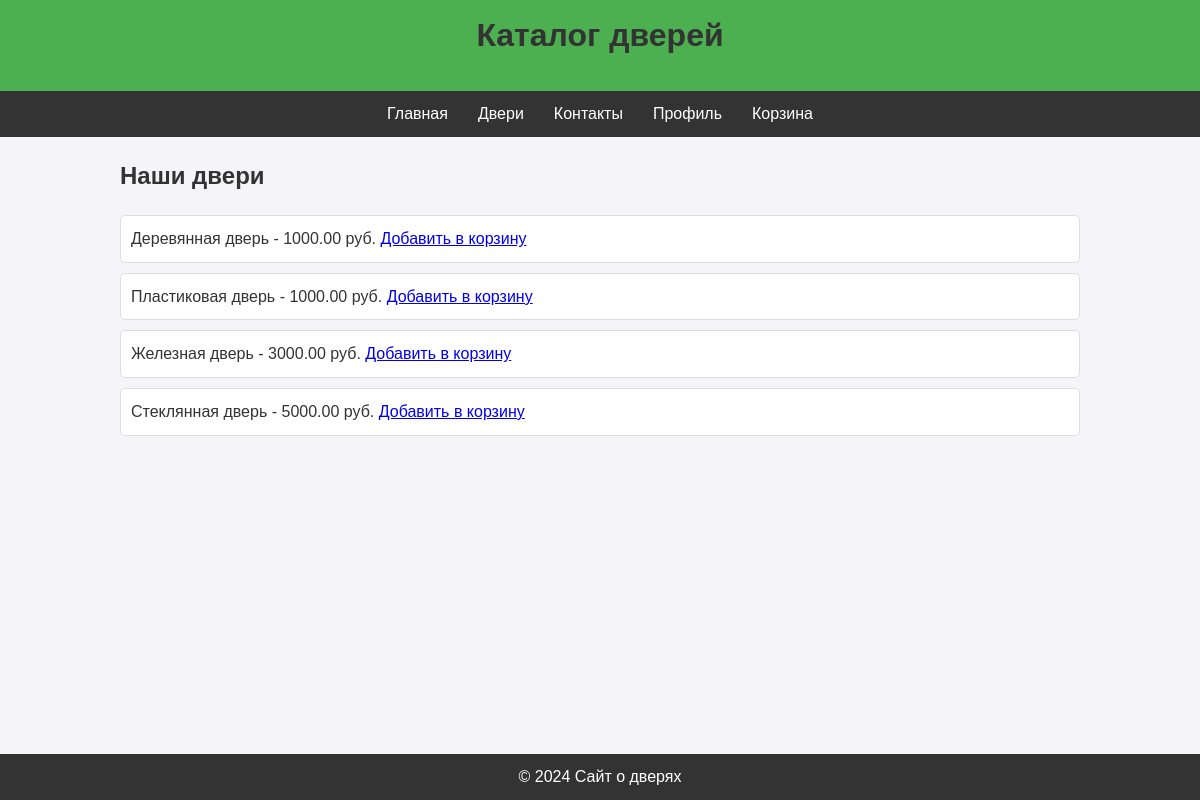
The page /doors/ on the database its author committed.
### myapp/models.py (models this page shows, shortened)
class Product(models.Model):
    name = models.CharField(max_length=100)
    price = models.DecimalField(max_digits=10, decimal_places=2)

### myapp/views.py (the view)
# urls.py: path('doors/', views.doors, name='doors'),
def doors(request):
    products = Product.objects.all()
    return render(request, 'myapp/doors.html', {'products': products})

### myapp/templates/myapp/doors.html (shortened to what this page needs)
{% load static %}
<!DOCTYPE html>
<html lang="ru">
<head>
    <link rel="stylesheet" href="{% static 'myapp/style.css' %}">
</head>
<body>
    <header>
        <h1>Каталог дверей</h1>
    </header>
    <nav>
        <a href="/">Главная</a>
        <a href="/doors">Двери</a>
        <a href="/contact">Контакты</a>
        <a href="/profile">Профиль</a>
        <a href="/cart">Корзина</a>
    </nav>
    <div class="container">
        <h2>Наши двери</h2>
        <ul>
            {% for product in products %}
            <li>
                {{ product.name }} - {{ product.price }} руб.
                <a href="{% url 'add_to_cart' product.id %}">Добавить в корзину</a>
            </li>
            {% endfor %}
        </ul>
    </div>
    <footer>
        <p>&copy; 2024 Сайт о дверях</p>
    </footer>
</body>
</html>

### myapp/static/myapp/style.css (style rules this page uses)
* { margin: 0; padding: 0; box-sizing: border-box; }
body { font-family: Arial, sans-serif; line-height: 1.6; background-color: #f4f4f9; color: #333; }
header { background-color: #4CAF50; color: #fff; padding: 10px 0; text-align: center; }
nav { background-color: #333; color: #fff; display: flex; justify-content: center; padding: 10px 0; }
nav a { color: #fff; margin: 0 15px; text-decoration: none; }
.container { width: 80%; margin: 20px auto; }
h1, h2 { color: #333; margin-bottom: 20px; }
ul { list-style: none; padding: 0; }
li { background: #fff; border: 1px solid #ddd; margin-bottom: 10px; padding: 10px; border-radius: 5px; }
footer { background-color: #333; color: #fff; text-align: center; padding: 10px 0; position: fixed; width: 100%; bottom: 0; }

### rows shown on the page
Product: name "Деревянная дверь", price "1000.00"
Product: name "Пластиковая дверь", price "1000.00"
Product: name "Железная дверь", price "3000.00"
Product: name "Стеклянная дверь", price "5000.00"
